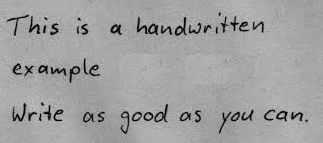
#> input picture images/example_03.PNG, 323 x 143 px, given in place of , which was not available
$ python ocr_coreTaslak.py images/example_03.PNG
#> lines starting #> are read from the running program, lines starting #| are printed output that depends on the picture; after the words box and inside, x2 and y2 are one past the last pixel; in counts of white or black regions, pixels touching at a corner belong together; pictures that were not available may be replaced by others from this repository, and a replacement may not be noted
try:
    from PIL import Image
except ImportError:
    import Image
import pytesseract
pytesseract.pytesseract.tesseract_cmd = r".\Tesseract-OCR\tesseract.exe"
import cv2
import sys, getopt


def ocr_core(file, lang):
    text = pytesseract.image_to_string(file, lang = lang)
    return text

def main(argv):
    inputfile = ''
    language = 'tur'
    try:
        opts, args = getopt.getopt(argv, "hi:l:", ["ifile=", "help=", "lang="])
    except getopt.GetoptError as ex:
        print('ocr_core.py -i <inputFilePath> -l <TesseractTrainDataLanguage>', ex)
        sys.exit(2)
    for opt, arg in opts:
        if opt in ("-h", "--help"):
            print('ocr_core.py -i <inputFilePath> -l <TesseractTrainDataLanguage>')
            sys.exit()
        elif opt in ("-i", "--ifile"):
            inputfile = arg
        elif opt in ("-l", "--lang"):
            language = arg

    photo = cv2.imread(inputfile)
#> photo is the input picture: shape (143, 323, 3); mean B, G, R 160.6, 160.6, 160.6
    ret,thresh1 = cv2.threshold(photo,127,255,cv2.THRESH_BINARY)
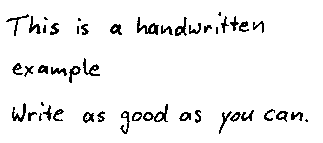
#> thresh1: shape (143, 323, 3); 94.3% white; black in thin lines or dots, all inside (x1, y1, x2, y2) = (6, 12, 308, 134)
    denoise = cv2.fastNlMeansDenoisingColored(thresh1,None,10,10,7,21)
    blur = cv2.GaussianBlur(denoise,(5,5),0)
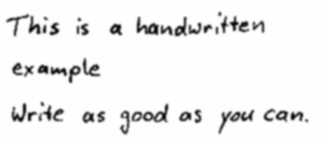
#> blur: shape (143, 323, 3); min 4, max 254, mean 239.4
    print('Input Fıle --> ', inputfile)
    print('Used Data -->', language)

    print("Result :\n\n"+ocr_core(blur, language))
#> (the call stopped at in ocr_core, `text = pytesseract.image_to_string(file, lang = lang)`: pytesseract is not available in this run)


if __name__ == "__main__":
   main(sys.argv[1:])

$ run again, on images/example_05.png
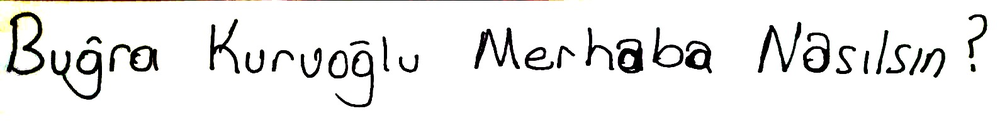
#> input picture images/example_05.png, 1000 x 121 px, shrunk from 1589 x 193 before the run, given in place of , which was not available
#> in main, photo is the input picture: shape (121, 1000, 3); mean B, G, R 235.1, 235.8, 235.9
#> in main, `ret,thresh1 = cv2.threshold(photo,127,255,cv2.THRESH_BINARY)`:
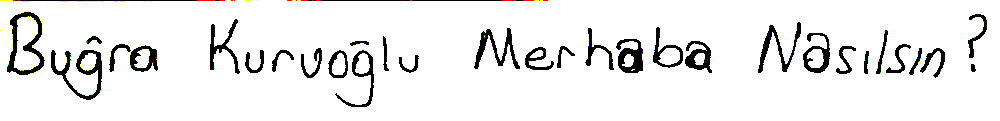
#> thresh1: shape (121, 1000, 3); mean B, G, R 235.4, 235.8, 235.9
#> in main, `blur = cv2.GaussianBlur(denoise,(5,5),0)`:
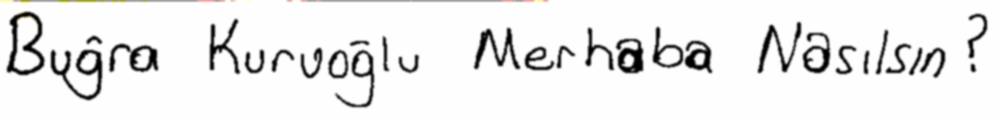
#> blur: shape (121, 1000, 3); mean B, G, R 234.9, 235.2, 235.2
